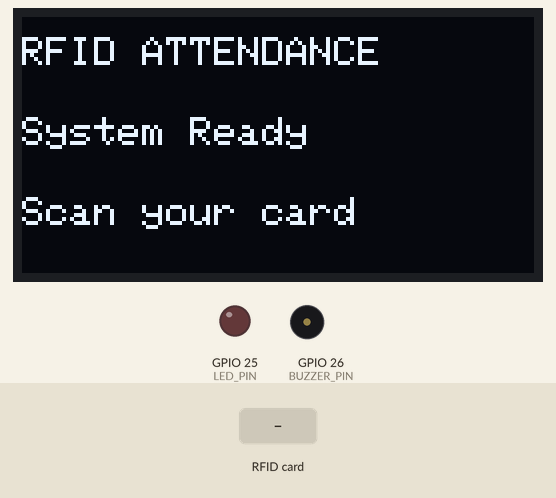
Simulated run of this sketch. Board: ESP32. Parts: 128×64 one-colour display, output pins drawn as LEDs (lit = HIGH), buzzer (waves = sounding). Inputs (shaded band) come from the test bench. WiFi joins after 1.5 s; servers stay silent unless stated; what the sketch prints to the serial monitor is not drawn.

Above: at 3.1 s.
3.2 s: RFID card 01 02 03 04 held to the reader
At 3.38 s:
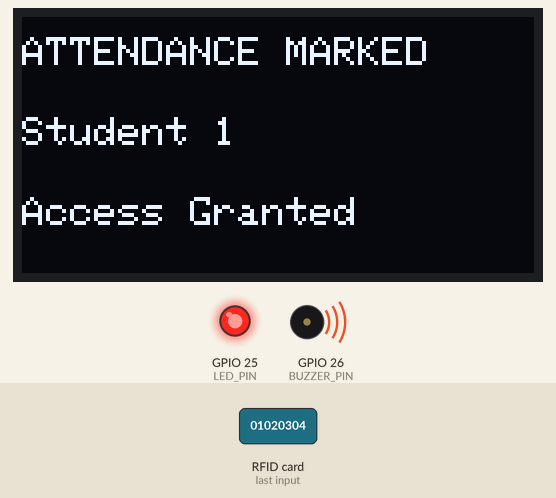
At 3.9 s:
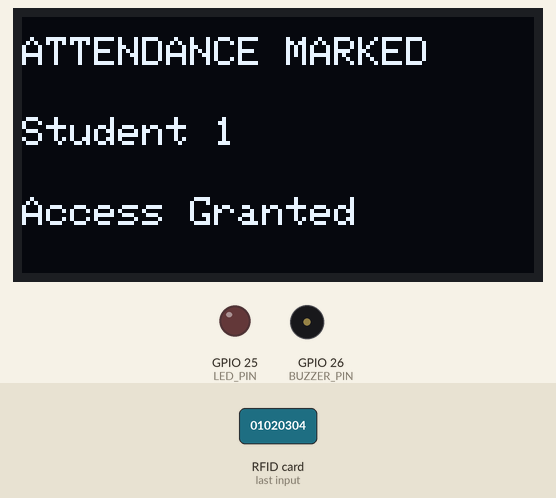
5.0 s: RFID card 5E 7A 19 C4 held to the reader
At 7.0 s:
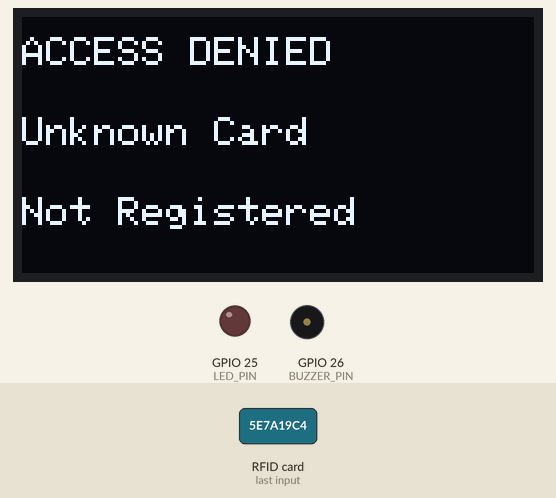
Timing chart, 0 to 8.5 s (numbered marks = the images above; inputs shaded):
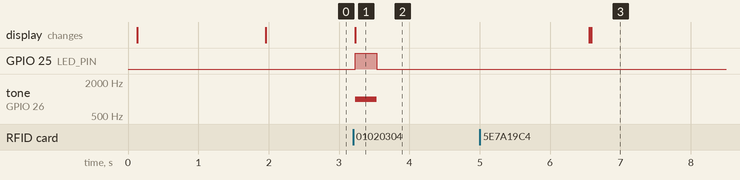

The sketch:

sketch.ino
```cpp
#define BLYNK_TEMPLATE_ID "TMPL3v_hpjtgD"
#define BLYNK_TEMPLATE_NAME "New Template"
#define BLYNK_AUTH_TOKEN "8SHB431AxmPalqQuF_k_zbKzfT2L4oSP"

#define BLYNK_PRINT Serial

#include <WiFi.h>
#include <BlynkSimpleEsp32.h>
#include <SPI.h>
#include <MFRC522.h>
#include <Wire.h>
#include <Adafruit_GFX.h>
#include <Adafruit_SSD1306.h>

#define SS_PIN 5
#define RST_PIN 22
#define LED_PIN 25
#define BUZZER_PIN 26

#define OLED_WIDTH 128
#define OLED_HEIGHT 64
#define OLED_SDA 21
#define OLED_SCL 17
#define OLED_RESET -1
#define OLED_ADDRESS 0x3C

char ssid[] = "Wokwi-GUEST";
char pass[] = "";

MFRC522 rfid(SS_PIN, RST_PIN);

Adafruit_SSD1306 display(
  OLED_WIDTH, OLED_HEIGHT, &Wire, OLED_RESET
);

struct Student {
  const char* uid;
  const char* name;
};

Student students[] = {
  {"01 02 03 04", "Student 1"},
  {"11 22 33 44", "Student 2"},
  {"55 66 77 88", "Student 3"},
  {"AA BB CC DD", "Student 4"}
};

const int totalStudents =
  sizeof(students) / sizeof(students[0]);

void showOLED(const char* line1,
              const char* line2,
              const char* line3) {
  display.clearDisplay();
  display.setTextColor(SSD1306_WHITE);
  display.setTextSize(1);

  display.setCursor(0, 5);
  display.println(line1);

  display.setCursor(0, 25);
  display.println(line2);

  display.setCursor(0, 45);
  display.println(line3);

  display.display();
}

void setup() {
  Serial.begin(115200);

  pinMode(LED_PIN, OUTPUT);
  pinMode(BUZZER_PIN, OUTPUT);

  digitalWrite(LED_PIN, LOW);
  noTone(BUZZER_PIN);

  Wire.begin(OLED_SDA, OLED_SCL);

  if (!display.begin(
        SSD1306_SWITCHCAPVCC, OLED_ADDRESS)) {
    Serial.println("OLED initialization failed!");
  } else {
    showOLED("RFID ATTENDANCE",
             "Starting system",
             "Please wait...");
  }

  SPI.begin(18, 19, 23, SS_PIN);
  rfid.PCD_Init();

  Serial.println("RFID Attendance Logger");
  Serial.println("Connecting to Blynk...");

  showOLED("RFID ATTENDANCE",
           "Connecting to",
           "Blynk...");

  Blynk.begin(BLYNK_AUTH_TOKEN, ssid, pass);

  Blynk.virtualWrite(V1, "RFID Attendance ESP32");
  Blynk.virtualWrite(V2, "Ready");

  showOLED("RFID ATTENDANCE",
           "System Ready",
           "Scan your card");

  Serial.println("Blynk connected!");
  Serial.println("Scan your RFID card...");
}

void loop() {
  Blynk.run();

  if (!rfid.PICC_IsNewCardPresent()) {
    return;
  }

  if (!rfid.PICC_ReadCardSerial()) {
    return;
  }

  String uid = "";

  for (byte i = 0; i < rfid.uid.size; i++) {
    if (rfid.uid.uidByte[i] < 0x10) {
      uid += "0";
    }

    uid += String(rfid.uid.uidByte[i], HEX);

    if (i < rfid.uid.size - 1) {
      uid += " ";
    }
  }

  uid.toUpperCase();

  Serial.print("Card UID: ");
  Serial.println(uid);

  // V0 stores the most recently scanned UID
  Blynk.virtualWrite(V0, uid);

  bool authorized = false;

  // Check registered student cards
  for (int i = 0; i < totalStudents; i++) {
    if (uid == students[i].uid) {
      authorized = true;

      Serial.print("Welcome, ");
      Serial.println(students[i].name);

      // V3, V4, V5, V6 store each student's latest UID
      Blynk.virtualWrite(V3 + i, uid);

      showOLED("ATTENDANCE MARKED",
               students[i].name,
               "Access Granted");

      Blynk.virtualWrite(V2, "Attendance Marked");

      digitalWrite(LED_PIN, HIGH);
      tone(BUZZER_PIN, 1000);
      delay(300);

      digitalWrite(LED_PIN, LOW);
      noTone(BUZZER_PIN);

      delay(3000);
      break;
    }
  }

  if (!authorized) {
    Serial.println("Access Denied");

    showOLED("ACCESS DENIED",
             "Unknown Card",
             "Not Registered");

    Blynk.virtualWrite(V2, "Access Denied");

    digitalWrite(LED_PIN, LOW);
    noTone(BUZZER_PIN);

    delay(3000);
  }

  rfid.PICC_HaltA();
  rfid.PCD_StopCrypto1();

  showOLED("RFID ATTENDANCE",
           "System Ready",
           "Scan your card");
}
```

Measured:
- after the input at 3.2 s, GPIO 25 (LED_PIN): LOW → HIGH at once, → LOW 0.30 s later; tone on GPIO 26 (BUZZER_PIN): silent → 1000 Hz at once, → silent 0.30 s later; the display: changes at once (image 1)
- after the input at 5.0 s, the display: first differs from a run without the input after 1.6 s (image 3)
